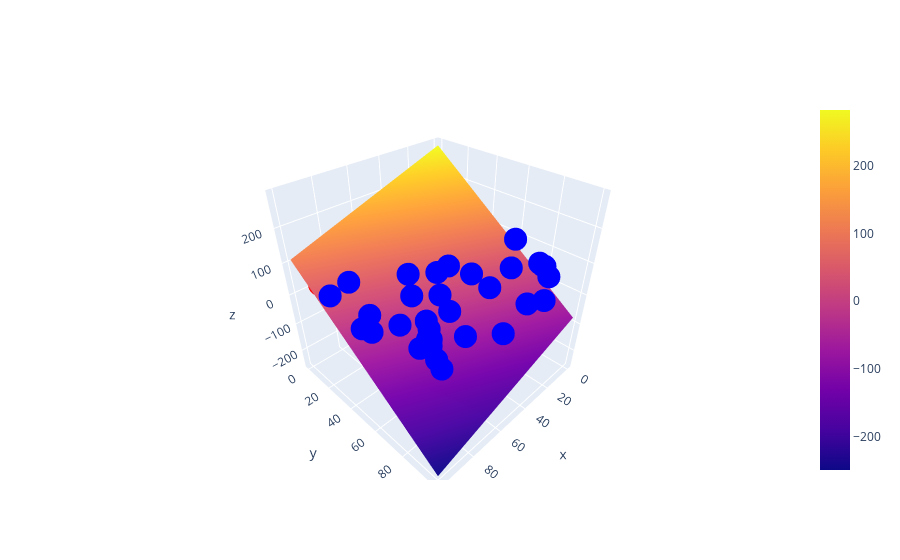

Here is the notebook cell this chart was saved with:
### Code cell
from scipy.cluster.vq import kmeans2
from sklearn.linear_model import LogisticRegression as LR
import numpy as np
import plotly.graph_objects as go
import random


coords_cnt = 50
x = np.random.randint(0, 100, coords_cnt)
y = np.random.randint(0, 100, coords_cnt)
z = np.random.randint(0, 100, coords_cnt)
coords = [(float(x[i]), float(y[i]), float(z[i])) 
          for i in range(coords_cnt)]

colors_dict = {0: 'blue', 1: 'red'}
centroid, label = kmeans2(coords, 2)
colors = [colors_dict[l] for l in label]

lr = LR()
lr.fit(coords, label)
zz = lambda x, y: (-lr.intercept_[0] - lr.coef_[0][0] * x - lr.coef_[0][1] * y) / lr.coef_[0][2]
temp = np.linspace(0, 100, 100)
xx, yx = np.meshgrid(temp, temp)

PLOT = go.Figure()
PLOT.add_trace(go.Scatter3d(x=x, y=y, z=z, mode='markers', marker=dict(color=colors)))
PLOT.add_trace(go.Surface(x=xx, y=yx, z=zz(xx, yx)))
PLOT.show()

### Figure 1 — Plotly figure (JSON) as saved in the notebook; plotly's stock layout.template omitted (floating-point values rounded to 4 significant figures; data arrays with more than 128 entries replaced by an {"elided": "..."} marker saying what was removed)
{"data": [{"marker": {"color": ["blue", "red", "blue", "blue", "blue", "red", "blue", "blue", "red", "blue", "blue", "blue", "red", "blue", "red", "red", "red", "blue", "blue", "blue", "blue", "blue", "blue", "red", "blue", "blue", "red", "blue", "red", "red", "blue", "red", "red", "blue", "blue", "red", "blue", "blue", "blue", "red", "blue", "red", "blue", "blue", "red", "blue", "blue", "red", "blue", "blue"]}, "mode": "markers", "type": "scatter3d", "x": [99, 1, 20, 94, 87, 43, 67, 89, 23, 98, 55, 88, 2, 38, 84, 26, 12, 91, 93, 73, 80, 2, 33, 29, 11, 88, 65, 39, 20, 5, 72, 36, 75, 13, 86, 24, 10, 72, 44, 27, 28, 88, 66, 65, 86, 83, 55, 27, 90, 28], "y": [30, 48, 93, 45, 76, 42, 74, 85, 13, 58, 95, 87, 20, 61, 2, 18, 16, 87, 51, 56, 55, 60, 69, 3, 85, 90, 20, 95, 43, 30, 88, 27, 31, 83, 26, 7, 83, 66, 51, 12, 97, 1, 46, 66, 3, 76, 54, 33, 84, 77], "z": [77, 39, 92, 6, 25, 6, 65, 88, 37, 98, 26, 33, 69, 66, 43, 28, 64, 83, 11, 77, 5, 92, 30, 20, 82, 17, 39, 67, 44, 64, 50, 4, 3, 92, 73, 39, 78, 1, 81, 98, 52, 7, 97, 85, 44, 91, 95, 91, 88, 99]}, {"type": "surface", "x": {"elided": "100x100 float values"}, "y": {"elided": "100x100 float values"}, "z": {"elided": "100x100 float values"}}], "layout": {}}
